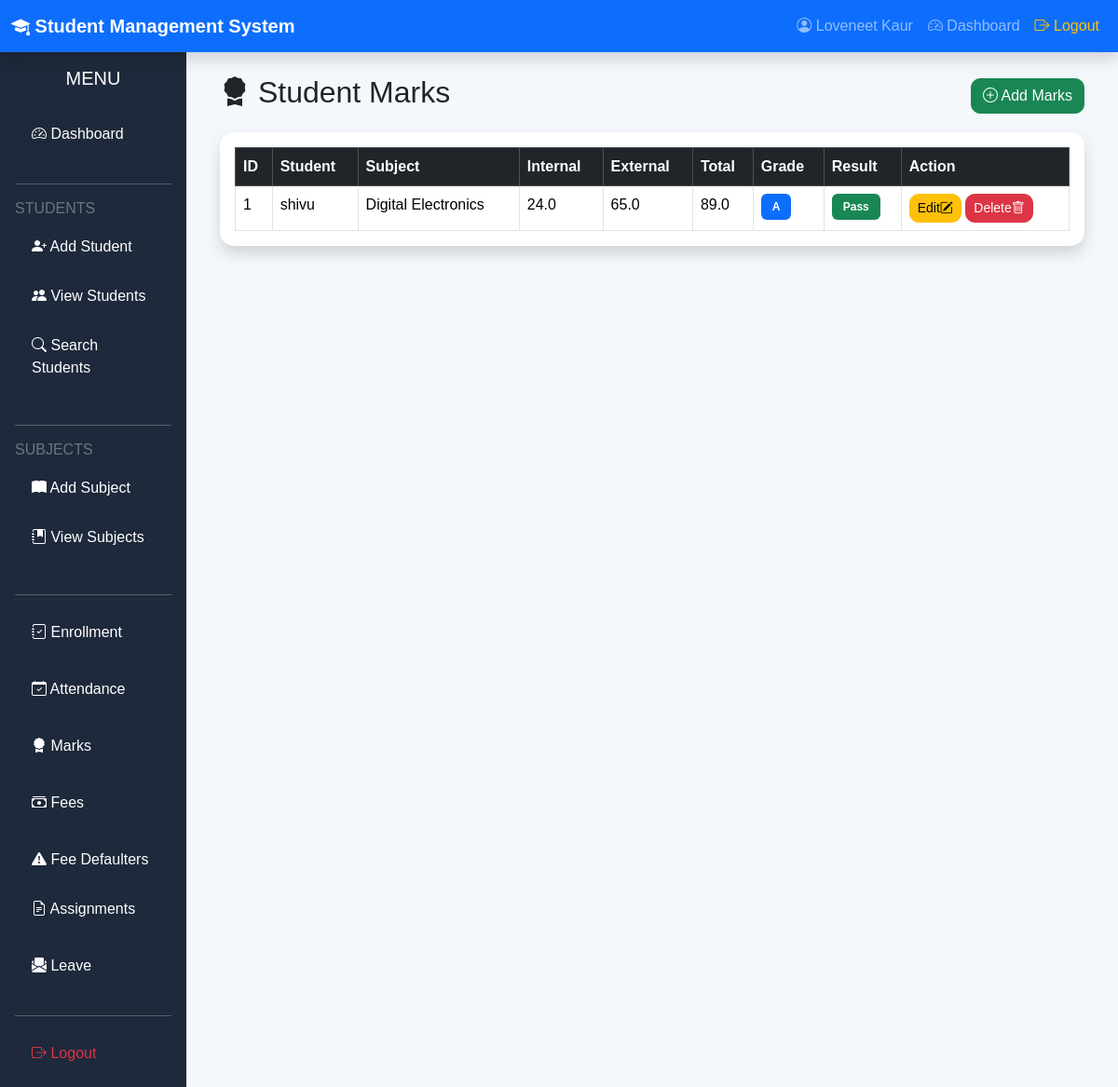
Screenshot of /view_marks (signed in) with the database file from the repository.
### models.py (models this page shows)
class Marks(db.Model):
    __tablename__ = "marks"
    id = db.Column(db.Integer, primary_key=True)
    student_id = db.Column(
        db.Integer,
        db.ForeignKey("students.id"),
        nullable=False
    )
    subject_id = db.Column(
        db.Integer,
        db.ForeignKey("subjects.id"),
        nullable=False
    )
    internal_marks = db.Column(
        db.Float,
        default=0
    )
    external_marks = db.Column(
        db.Float,
        default=0
    )
    total_marks = db.Column(
        db.Float,
        default=0
    )
    grade = db.Column(
        db.String(5)
    )
    result = db.Column(
        db.String(20)
    )
    student = db.relationship(
        "Students",
        backref="marks_records"
    )
    subject = db.relationship(
        "Subject",
        backref="marks_records"
    )

class Students(db.Model):
    __tablename__ = "students"
    id = db.Column(db.Integer, primary_key=True)
    roll_number = db.Column(db.String(20), unique=True, nullable=False)
    name = db.Column(db.String(100), nullable=False)
    branch = db.Column(db.String(100), nullable=False)
    semester = db.Column(db.String(20), nullable=False)
    phone = db.Column(db.String(15))
    email = db.Column(db.String(120), unique=True)
    photo = db.Column(db.String(255))
    marks = db.Column(db.Float, default=0)
    attendance = db.Column(db.Float, default=0)
    total_fee = db.Column(db.Float, default=0)
    paid_fee = db.Column(db.Float, default=0)
    due_fee = db.Column(db.Float, default=0)
    fee_status = db.Column(db.String(20), default="Pending")
    status = db.Column(db.String(30), default="Active")
    admission_date = db.Column(
        db.Date,
        default=date.today
    )

class Subject(db.Model):
    __tablename__ = "subjects"
    id = db.Column(db.Integer, primary_key=True)
    subject_name = db.Column(
        db.String(100),
        nullable=False
    )
    subject_code = db.Column(
        db.String(20),
        unique=True,
        nullable=False
    )
    credits = db.Column(db.Integer)

### routes/marks/crud.py (the view)
@app.route("/view_marks")
def view_marks():
    if "user_id" not in session:
        return redirect("/login")
    marks = Marks.query.all()
    return render_template(
        "view_marks.html",
        marks=marks
    )

### templates/view_marks.html (shortened to what this page needs)
{% extends "base.html" %}
{% block content %}
<div class="container-fluid">
    <div class="d-flex justify-content-between align-items-center mb-3">
        <h2>
            <i class="bi bi-award-fill"></i>
            Student Marks
        </h2>
        <a href="/add_marks"
           class="btn btn-success">
            <i class="bi bi-plus-circle"></i>
            Add Marks
        </a>
    </div>
    <div class="card shadow">
        <div class="card-body">
            <table class="table table-bordered table-hover">
                <thead class="table-dark">
                    <tr>
                        <th>ID</th>
                        <th>Student</th>
                        <th>Subject</th>
                        <th>Internal</th>
                        <th>External</th>
                        <th>Total</th>
                        <th>Grade</th>
                        <th>Result</th>
                        <th>Action</th>
                    </tr>
                </thead>
                <tbody>
                {% if marks %}
                    {% for mark in marks %}
                    <tr>
                        <td>{{ mark.id }}</td>
                        <td>{{ mark.student.name }}</td>
                        <td>{{ mark.subject.subject_name }}</td>
                        <td>{{ mark.internal_marks }}</td>
                        <td>{{ mark.external_marks }}</td>
                        <td>{{ mark.total_marks }}</td>
                        <td>
                            <span class="badge bg-primary">
                                {{ mark.grade }}
                            </span>
                        </td>
                        <td>
                            {% if mark.result=="Pass" %}
                                <span class="badge bg-success">
                                    Pass
                                </span>
                            {% else %}
                                <span class="badge bg-danger">
                                    Fail
                                </span>
                            {% endif %}
                        </td>
                        <td>
                            <a href="/update_marks/{{ mark.id }}"
                               class="btn btn-warning btn-sm">
                                <i class="bi bi-pencil-square"></i>
                                Edit
                            </a>
                            <a href="/delete_marks/{{ mark.id }}"
                               class="btn btn-danger btn-sm"
                               onclick="return confirm('Delete this marks record?')">
                                <i class="bi bi-trash"></i>
                                Delete
                            </a>
                        </td>
                    </tr>
                    {% endfor %}
                {% endif %}
                </tbody>
            </table>
        </div>
    </div>
</div>
{% endblock %}

### static/css/style.css (style rules this page uses)
body { background:#f4f6f9; font-family:Arial, Helvetica, sans-serif; }
.card { border:none; border-radius:12px; box-shadow:0 2px 10px rgba(0,0,0,.08); }
.btn { border-radius:8px; }
.table { background:white; }
.table thead { background:#0d6efd; color:white; }
.badge { padding:8px 12px; }
body { background:#f4f7fb; }
.card { border:none; border-radius:15px; transition:.3s; }
.table { margin-bottom:0; }
.table thead { background:#212529; color:white; }
.btn { border-radius:10px; }
.card i { float:right; }

### rows the page displays
Marks: id "1", student.name "shivu", subject.subject_name "Digital Electronics", internal_marks "24.0", external_marks "65.0", total_marks "89.0", grade "A", result "Pass"

### other values shown
{{ session["username"] }} "Loveneet Kaur"
